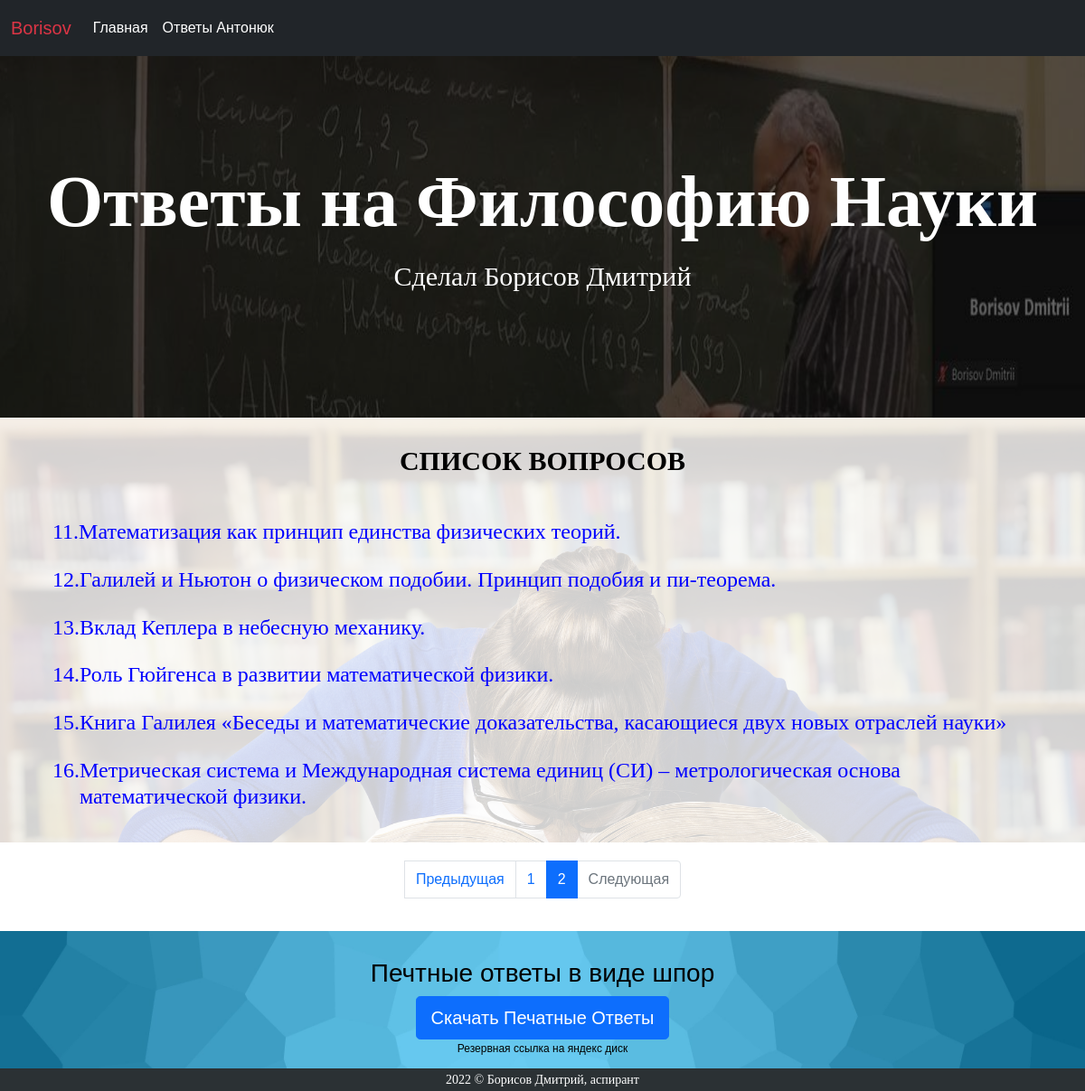
The page /list/?page=2 on the database its author committed.
### badphilosopher/models.py (models this page shows, shortened)
class Lections(models.Model):
    number = models.IntegerField(unique=True)
    name_question = models.TextField(blank=True, null=True)
    answer = RichTextUploadingField(blank=True, null=True)
    visible = models.BooleanField(blank=True, null=True)

### badphilosopher/views.py (the view)
# urls.py: path('list/', AnswerListView.as_view(), name='answer_list'), # ГЛАВНАЯ
class AnswerListView(View):
    def get(self, request, *args, **kwargs):
        achieves = Lections.objects.order_by('number').all()
        paginator = Paginator(achieves, 10)
        page_number = request.GET.get('page')
        achieves_obj  = paginator.get_page(page_number)
        return render(request, 'badphilosopher/answer_list.html', context={'achieves_obj': achieves_obj })

### badphilosopher/templates/badphilosopher/answer_list.html
{% extends './base.html' %}
{% load static %}
{% block head_block %}
    <link rel="stylesheet" type="text/css" href="{% static 'css/answer_list.css' %}">
{% endblock %}
{% block answers %}
<section class="answer_list">
    <div class="container">
        <h2 class="answer_list__header"> СПИСОК ВОПРОСОВ </h2>
        <div class="answer_list__block">
            {% for achieve in achieves_obj %}
            <a href="{% url 'detailed_answer' achieve.number %}" class="answer_link nav-link answer_list__link" style="color: blue; font-weight: bold">
                <div class="p-0 m-0" style="display: flex; align-items: start">
                    <h4>{{achieve.number}}.</h4>
                    <h4>{{achieve.name_question|safe}}</h4>
                </div>
            </a>
            {% endfor %}
        </div>
    </div>
</section>
{% endblock %}
{% block pagination %}
<div class="my_paginator">
    <nav aria-label="Paginate me">
      <ul class="pagination justify-content-center">
        {% if achieves_obj.has_previous %}
            <a class="page-link" href="?page={{ achieves_obj.previous_page_number }}" tabindex="-1">Предыдущая</a>
        {% else %}
            <li class="page-item disabled">
                <a class="page-link disabled" href="#" tabindex="-1">Предыдущая</a>
            </li>
        {% endif %}
        {% for i in achieves_obj.paginator.page_range %}
            {% if i == achieves_obj.number %}
                <li class="page-item active"><a class="page-link" href="?page={{ i }}">{{ i }}</a></li>
            {% else %}
                <li class="page-item"><a class="page-link" href="?page={{ i }}">{{ i }}</a></li>
            {% endif %}
        {% endfor %}
        {% if achieves_obj.has_next %}
            <a class="page-link" href="?page={{ achieves_obj.next_page_number }}">Следующая</a>
        {% else %}
            <li class="page-item disabled">
                <a class="page-link" href="#">Следующая</a>
            </li>
        {% endif %}
      </ul>
    </nav>
 </div>
{% endblock %}
{% block extrasection %}
<section class="printed_answer">
    <div class="container">
        <div class="printed_answer__block">
            <h3 class="printed_answer__header">Печтные ответы в виде шпор</h3>
            <a class="btn btn-primary btn-lg printed_answer__btn" type="button" href="/media/exam_lection_Antonyuk.pdf">Cкачать Печатные Ответы</a>
            <a href="https://disk.yandex.ru/i/_TYmwLE4lYDwmg" class="answer_link nav-link active printed_answer__link">Резервная ссылка на яндекс диск</a>
        </div>
    </div>
</section>
{% endblock %}

### badphilosopher/static/css/answer_list.css (style rules this page uses)
* { position: relative; box-sizing: border-box; font-weight: initial; }
body { margin: 0; padding: 0; font-family: 'Montserrat', sans-serif; font-size: 16px; line-height: 1.8; color: #000000; min-height: 100vh; display: flex; flex-direction: column; }
.answer_list { position: relative; padding: 10px; display: flex; flex-direction: column; justify-content: center; align-items: center; background-color: #aba9a9; background-color: rgba(255,255,255,0.8); }
.answer_list:before { content: ' '; display: block; position: absolute; left: 0; top: 0; width: 100%; height: 100%; z-index: -1; background-image: url('../img/bg_study.jpg'); background-repeat: no-repeat; background-position: 50% 0; background-size: cover; }
.answer_list__header { font-family: Montserrat, serif; font-size: 30px; font-weight: bold; text-align: center; padding: 20px 0 20px 0; }
.answer_list__block { padding: 10px 0 10px 0; }
.answer_list__link { font-family: Montserrat, serif; font-size: 18px; }
.printed_answer { position: relative; padding: 20px 0 0 0 ; display: flex; flex-direction: column; justify-content: center; align-items: center; background-color: #aba9a9; background-color: rgba(255,255,255,0); }
.printed_answer:after { content: ' '; display: block; position: absolute; left: 0; top: 0; width: 100%; height: 100%; z-index: -1; background-image: url('../img/bg_bloe.jpg'); background-repeat: no-repeat; background-position: 50% 0; background-size: cover; }
.printed_answer__block { display:flex; flex-direction: column; align-items: center; margin: 10px 0 10px 0; }
.printed_answer__link { font-size: 12px; padding: 0; margin: 0; color: black; }
.my_paginator { padding: 20px 0 20px 0; }

### rows shown on the page
Lections: number "11", name_question "Математизация как принцип единства физических теорий."
Lections: number "12", name_question "Галилей и Ньютон о физическом подобии. Принцип подобия и пи-теорема."
Lections: number "13", name_question "Вклад Кеплера в небесную механику."
Lections: number "14", name_question "Роль Гюйгенса в развитии математической физики."
Lections: number "15", name_question "Книга Галилея «Беседы и математические доказательства, касающиеся двух новых отраслей науки»"
Lections: number "16", name_question "Метрическая система и Международная система единиц (СИ) – метрологическая основа математической физики."

### other values the page prints
{{ i }} "1"
{{ i }} "2"
